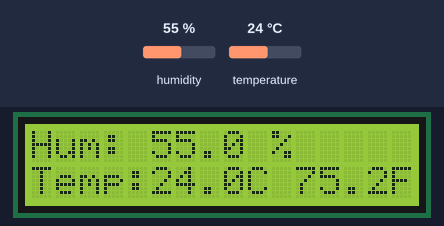
Recording of a sketch running on a simulated Arduino Uno, built with avr-gcc and run on an emulated ATmega328P. On the bench: 16×2 character LCD. Inputs (shaded band) come from the test bench; at power-on: humidity 55 %, temperature 24 °C. What the sketch prints to the serial monitor is not drawn.

Above: at 2.6 s.
2.7 s: humidity set to 22 %
At 5.3 s:
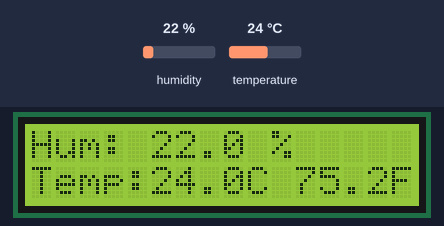
5.7 s: temperature set to 12 °C
At 6.8 s:
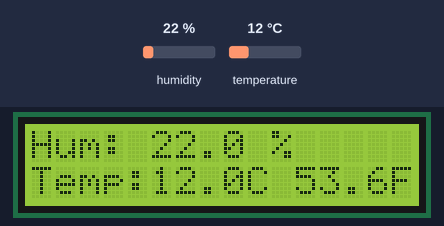
8.7 s: humidity set to 40 %
At 10.8 s:
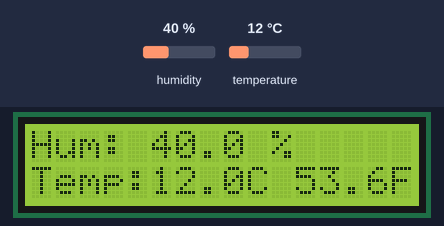
11.7 s: temperature set to 19 °C
At 13.4 s:
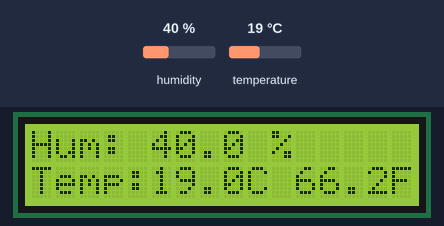
Timing chart, 0 to 14.9 s (numbered marks = the images above; inputs shaded):
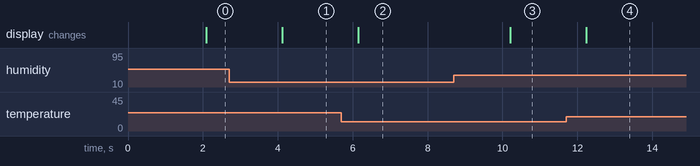

Measured:
- after the input at 2.7 s, the display: changes after 1.4 s (image 1)
- after the input at 5.7 s, the display: changes after 0.45 s (image 2)
- after the input at 8.7 s, the display: changes after 1.5 s (image 3)
- after the input at 11.7 s, the display: changes after 0.54 s (image 4)

The sketch:

lab12-checkpoint3.ino
```cpp
#include "DHT.h"
#include <LiquidCrystal.h>

#define DHTPIN 2
#define DHTTYPE DHT11 // DHT11

LiquidCrystal lcd1(8, 9, 10, 11, 12, 13); //RS, E, D4, D5, D6, D7

DHT dht(DHTPIN, DHTTYPE); // สั่งใช้มอดูล DHT11, pin2 arduino

void setup() {
  Serial.begin(9600); // เปิดใช้งาน serial monitor
  Serial.println("DHT11 test!");
  dht.begin(); // สั่งเปิดใช้งาน dht
  lcd1.begin(16,2); // สั่งเปิดใช้ lcd
  lcd1.clear();
}

void loop() {
  delay(2000);
  float h = dht.readHumidity();
  float t = dht.readTemperature();
  // ใส่ true เพื่อให้ได้องศา F
  float f = dht.readTemperature(true);
  if (isnan(h) || isnan(t) || isnan(f)) {
    Serial.println("Failed to read from DHT sensor!");
    return;
  }
  Serial.print("Humidity: "); // แสดงความชื้น
  Serial.print(h);
  Serial.print(" %\t");
  Serial.print("Temperature: "); // แสดงค่าอุณภูม
  Serial.print(t); // แบบองศาสเซลเซียส
  Serial.print(" *C ");
  Serial.print(f); // แบบองศาฟาเรนไฮต์
  Serial.println(" *F");
  lcd1.setCursor(0, 0); // บรรทัดบน
  lcd1.print("Hum: "); // ความชื้น
  lcd1.print(h, 1);    // ทศนิยม 1 ตำแหน่ง
  lcd1.print(" %");
  lcd1.setCursor(0, 1); // บรรทัดล่าง
  lcd1.print("Temp:"); // ย่อคำเพื่อไม่ให้ล้น
  lcd1.print(t, 1);    // ทศนิยม 1 ตำแหน่ง
  lcd1.print("C ");
  lcd1.print(f, 1);    // ทศนิยม 1 ตำแหน่ง
  lcd1.print("F");
}
```
